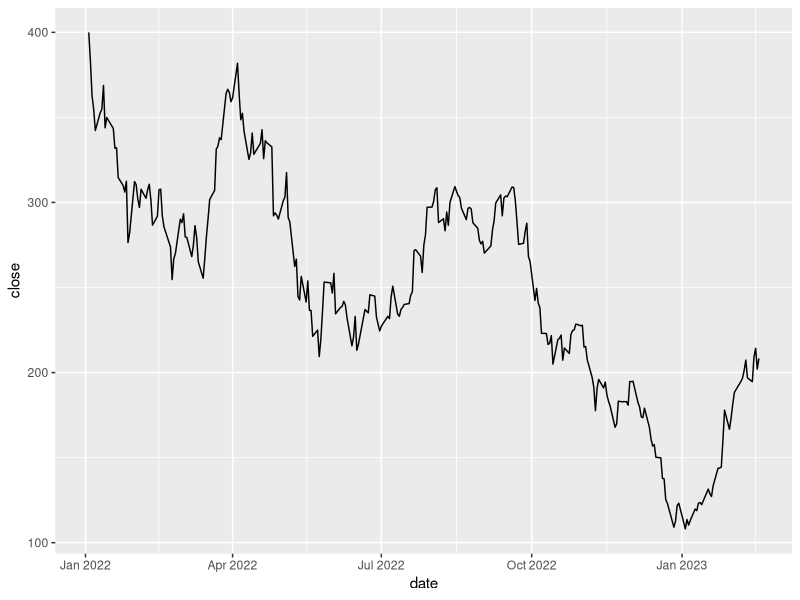
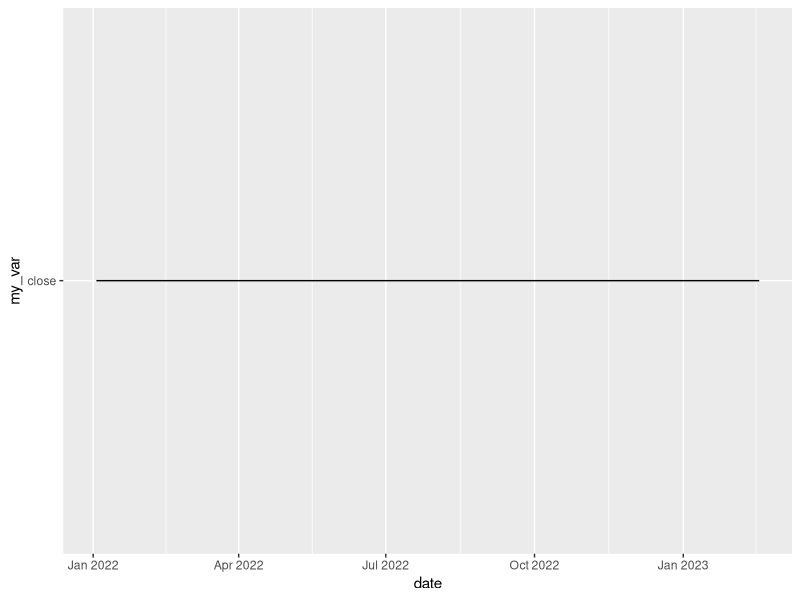
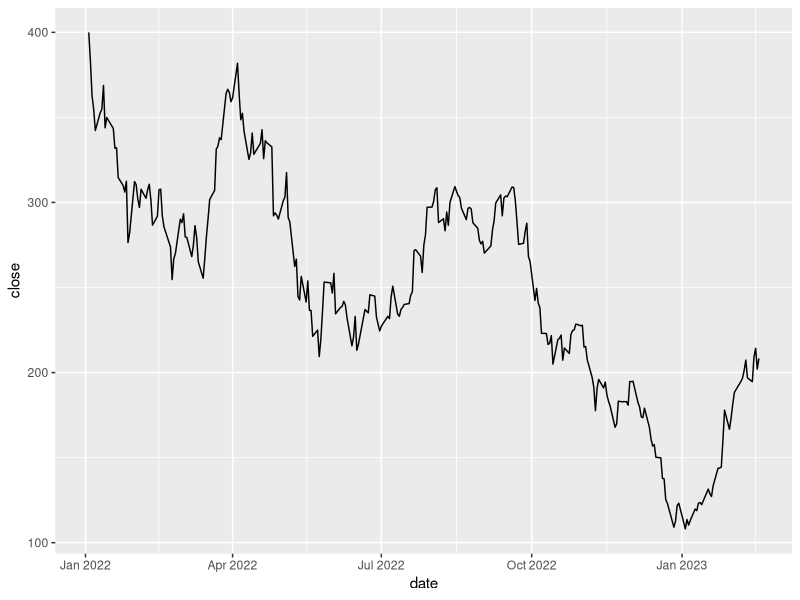
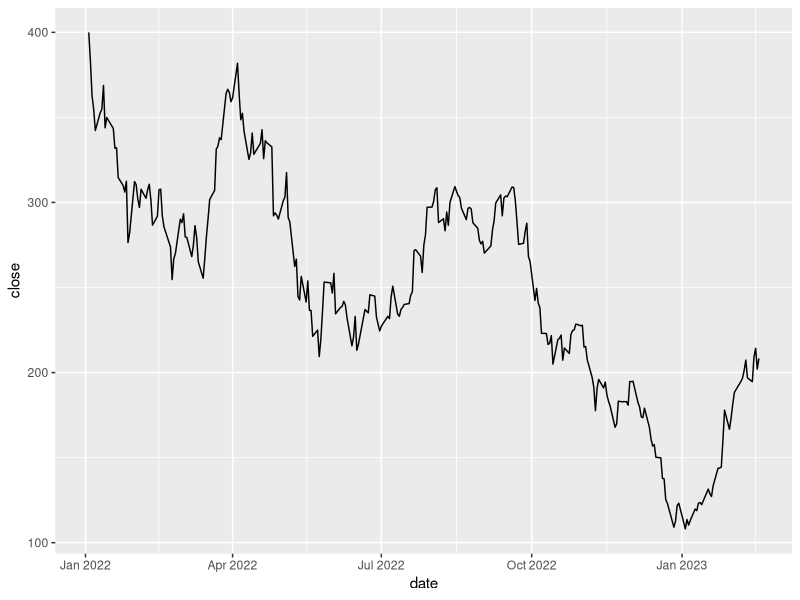
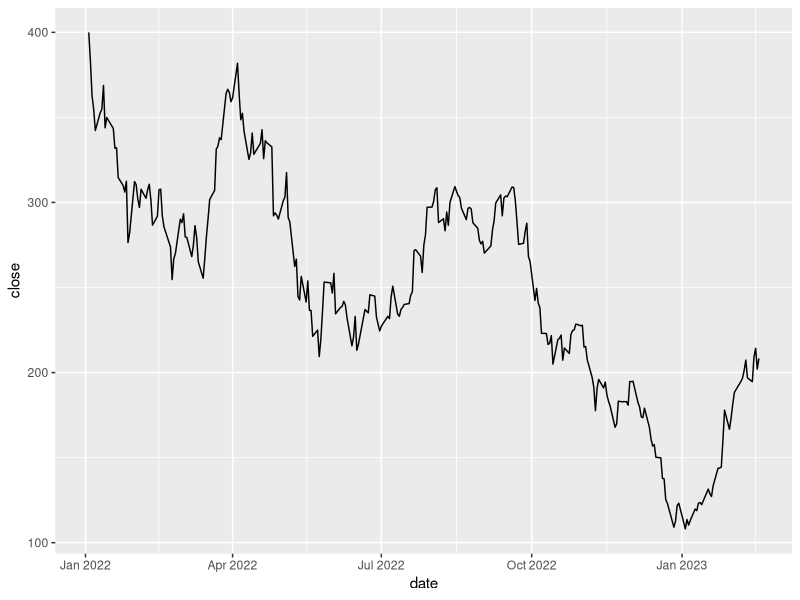

Here is the R script that generated these plots, in order:
## ---- chunk 1
nchar("How to write functions with ggplot") # max 60-70
nchar("Write plotting functions and dynamically access variables from a dataframe with tidy evaluation and ggplot") # at least 120 to 160
## ---- chunk 2
knitr::opts_chunk$set(echo = TRUE, warning = FALSE)
## ---- chunk 3
library(dplyr)
library(readr)
library(ggplot2)

tsla <- read_csv("tsla.csv")
## ---- chunk 4
# Create a function that takes as arguments a data frame and two column names and returns a filtered data frame
my_filter <- function(df, var1, var2){
  result <- df %>%
    filter({{var1}} > {{var2}})
  return(result)
}
## ---- chunk 5
# Create a function that calculate the grouped mean of a variable, passing both as argument
calculate_mean_by_group_var <- function(df, group_var, target_var){
  result <- df %>%
    group_by({{group_var}}) %>% 
    summarise(mean = mean({{target_var}}))
  return(result)
}
## ---- chunk 6
# Daily prices from TSLA stock:
head(tsla)
## ---- chunk 7
my_plot <- function(df, var){
  df %>%
    ggplot(aes(x=date)) +
    geom_line(aes(y={{var}})) 
}

my_plot(tsla, close)
## ---- chunk 8
my_var <- "close"
my_plot(tsla, my_var)
## ---- chunk 9
my_deprecated_plot <- function(df, var){
  df %>%
    ggplot(aes(x=date)) +
    geom_line(aes_string(y=my_var)) 
}

my_var <- "close"
my_deprecated_plot(tsla, my_var)
## ---- chunk 10
my_plot2 <- function(df, var){
  df %>%
    ggplot(aes(x=date)) +
    geom_line(aes(y=.data[[var]]))
}
my_var <- "close"
my_plot2(tsla, my_var)
## ---- chunk 11
my_plot3 <- function(df, var){
  df %>%
    ggplot(aes(x=date)) +
    geom_line(aes(y=!!ensym(var)))
}
my_plot3(tsla, "close")
